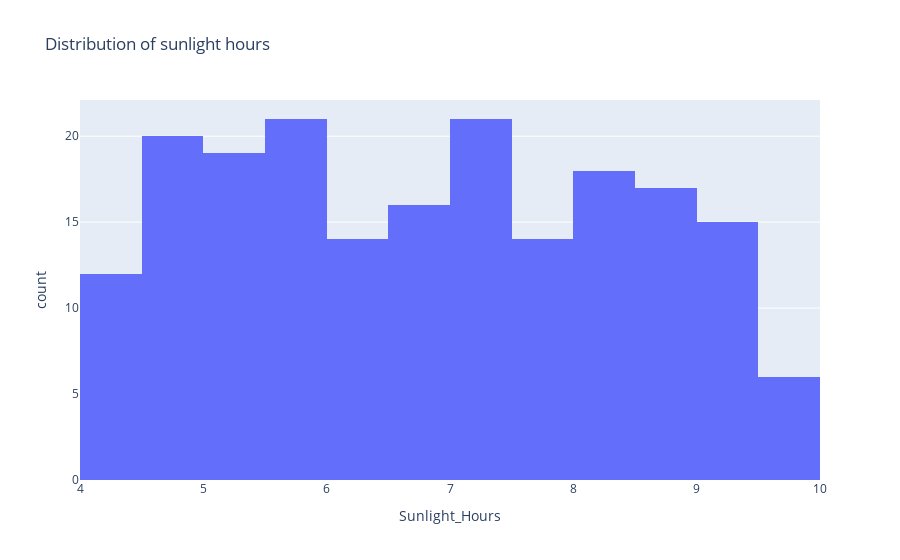

Notebook code cell kept with this figure:
### Markdown cell above
EDA

### Code cell
fig=px.histogram(df,x="Sunlight_Hours",title="Distribution of sunlight hours")
fig.show()

### Figure 1 — Plotly figure (JSON) as saved in the notebook; plotly's stock layout.template omitted (floating-point values rounded to 4 significant figures; data arrays with more than 128 entries replaced by an {"elided": "..."} marker saying what was removed)
{"data": [{"alignmentgroup": "True", "bingroup": "x", "hovertemplate": "Sunlight_Hours=%{x}<br>count=%{y}<extra></extra>", "legendgroup": "", "marker": {"color": "#636efa", "pattern": {"shape": ""}}, "name": "", "offsetgroup": "", "orientation": "v", "showlegend": false, "type": "histogram", "x": {"elided": "193 float values"}, "xaxis": "x", "yaxis": "y"}], "layout": {"barmode": "relative", "legend": {"tracegroupgap": 0}, "title": {"text": "Distribution of sunlight hours"}, "xaxis": {"anchor": "y", "domain": [0, 1], "title": {"text": "Sunlight_Hours"}}, "yaxis": {"anchor": "x", "domain": [0, 1], "title": {"text": "count"}}}}
